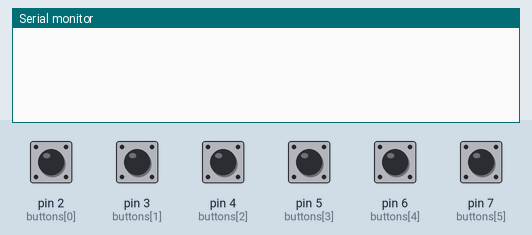
This sketch was run on a simulated Arduino Uno, built with avr-gcc and run on an emulated ATmega328P. Parts: the last lines printed to the serial monitor. Inputs (shaded band) come from the test bench; at power-on: pin 2 (buttons[0]), pin 3 (buttons[1]), pin 4 (buttons[2]), pin 5 (buttons[3]), pin 6 (buttons[4]), pin 7 (buttons[5]) HIGH.

Above: at 1.2 s.
1.3 s: pin 2 (buttons[0]) pulled LOW for 0.15 s
At 2.5 s:
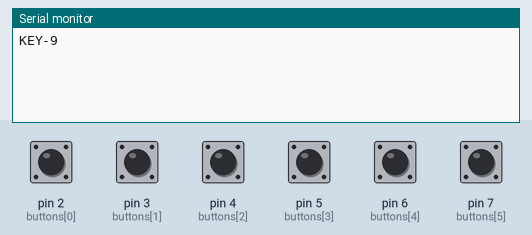
2.9 s: pin 3 (buttons[1]) pulled LOW for 0.15 s
At 3.6 s:
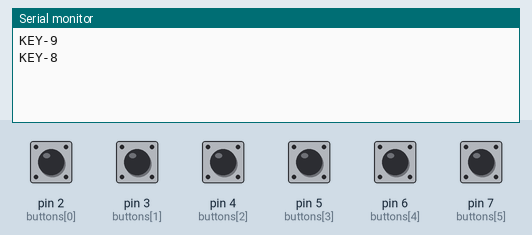
4.5 s: pin 4 (buttons[2]) pulled LOW for 0.15 s
At 4.9 s:
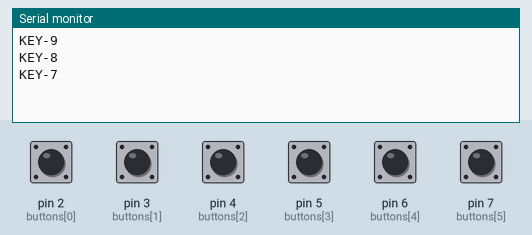
6.1 s: pin 5 (buttons[3]) pulled LOW for 0.15 s
At 7.2 s:
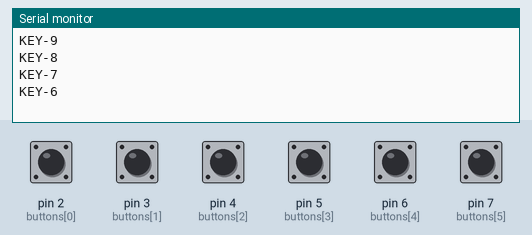
7.7 s: pin 6 (buttons[4]) pulled LOW for 0.15 s
At 8.5 s:
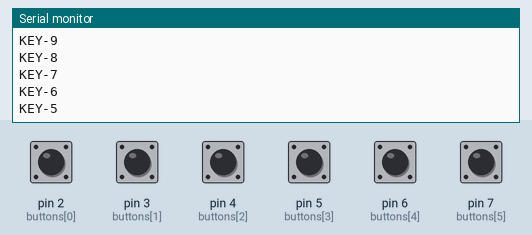
9.3 s: pin 7 (buttons[5]) pulled LOW for 0.15 s
At 9.7 s:
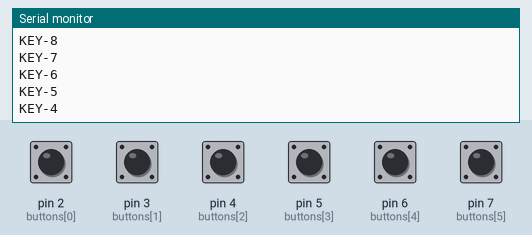
Timing chart, 0 to 11.9 s (numbered marks = the images above; inputs shaded):
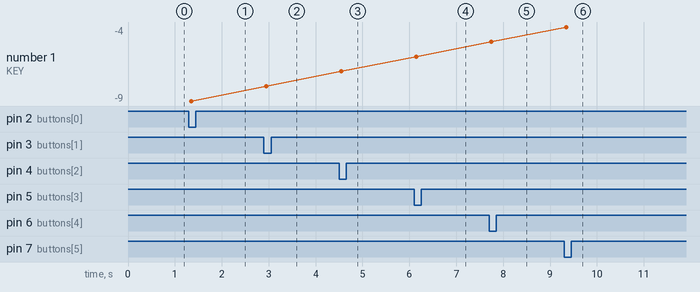

Measured:
- after the input at 1.3 s, the serial monitor: prints a new line after 0.05 s (image 1)
- after the input at 2.9 s, the serial monitor: prints a new line after 0.05 s (image 2)
- after the input at 4.5 s, the serial monitor: prints a new line after 0.05 s (image 3)
- after the input at 6.1 s, the serial monitor: prints a new line after 0.05 s (image 4)
- after the input at 7.7 s, the serial monitor: prints a new line after 0.05 s (image 5)
- after the input at 9.3 s, the serial monitor: prints a new line after 0.05 s (image 6)
- plotted number 1: -9 → -8 after the input at 2.9 s, -8 → -7 after the input at 4.5 s, -7 → -6 after the input at 6.1 s, -6 → -5 after the input at 7.7 s, -5 → -4 after the input at 9.3 s

The sketch:

macropad_script_arduino.ino
```cpp
const int numButtons = 6; // Количество кнопок
const int buttons[] = {2, 3, 4, 5, 6, 7, 8, 9, 10}; // Пины кнопок
// const String commands[] = {"ENTER", "CTRL+C", "CTRL+V", "ALT+TAB", "MEDIA_NEXT", "VOL_UP"}; // Команды
const String commands[] = {
  "KEY-9",
  "KEY-8",
  "KEY-7",
  "KEY-6",
  "KEY-5",
  "KEY-4",
  "KEY-3",
  "KEY-2",
  "KEY-1",
};


int lastButtonStates[numButtons] = {HIGH}; // Состояния кнопок
unsigned long lastDebounceTime = 0;
unsigned long debounceDelay = 50; // Задержка для антидребезга

void setup() {
  Serial.begin(9600);
  for (int i = 0; i < numButtons; i++) {
    pinMode(buttons[i], INPUT_PULLUP);
  }
}

void loop() {
  unsigned long currentTime = millis();

  for (int i = 0; i < numButtons; i++) {
    int reading = digitalRead(buttons[i]);

    // Если состояние изменилось (учет дребезга)
    if (reading != lastButtonStates[i]) {
      lastDebounceTime = currentTime;
      lastButtonStates[i] = reading;
    }

    // Если прошло достаточно времени с момента последнего изменения
    if ((currentTime - lastDebounceTime) > debounceDelay) {
      // Если кнопка нажата (LOW, так как INPUT_PULLUP)
      if (reading == LOW) {
        Serial.println(commands[i]);
        while(digitalRead(buttons[i]) == LOW); // Ждем отпускания кнопки
      }
    }
  }
}
```
